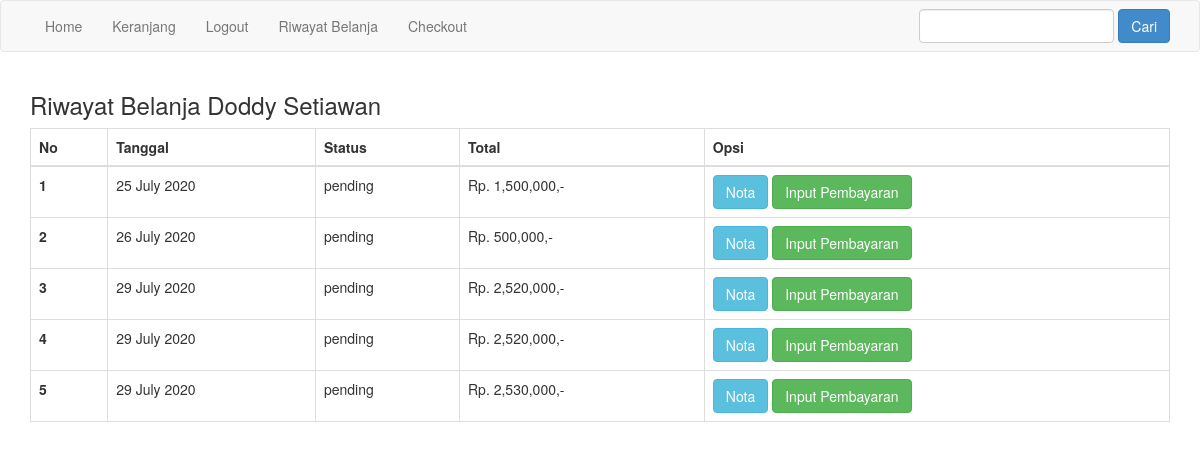
The app's page /riwayat.php (signed in) with its own data.
### tables this page shows
CREATE TABLE `pembelian` (
  `id_pembelian` int(11) NOT NULL,
  `id_pelanggan` int(11) NOT NULL,
  `tanggal_pembelian` date NOT NULL,
  `total_pembelian` int(11) NOT NULL,
  `alamat_pengiriman` text NOT NULL,
  `status_pembelian` varchar(100) NOT NULL DEFAULT 'pending',
  `resi_pengiriman` varchar(50) NOT NULL,
  `totalberat` int(11) NOT NULL,
  `provinsi` varchar(255) NOT NULL,
  `distrik` varchar(255) NOT NULL,
  `tipe` varchar(255) NOT NULL,
  `kodepos` varchar(255) NOT NULL,
  `ekspedisi` varchar(255) NOT NULL,
  `paket` varchar(255) NOT NULL,
  `ongkir` int(11) NOT NULL,
  `estimasi` varchar(255) NOT NULL
);

### riwayat.php (the view, shortened to what this page needs)
<?php
include 'koneksi.php';
?>
<!DOCTYPE html>
<html lang="en">
<head>
  <link rel="stylesheet" href="admin/assets/css/bootstrap.css">
</head>
<body>
<?php include 'templates/navbar.php'; ?>
<section class="content">
  <div class="container">
    <h3>Riwayat Belanja <?= $_SESSION['pelanggan']['nama_pelanggan']; ?></h3>
    <table class="table table-bordered">
			<thead>
				<tr>
					<th>No</th>
					<th>Tanggal</th>
					<th>Status</th>
					<th>Total</th>
					<th>Opsi</th>
				</tr>
			</thead>
			<tbody>
				<?php
				$no = 1;
				$id_pelanggan = $_SESSION['pelanggan']['id_pelanggan'];
				$ambil = $koneksi->query("SELECT * FROM pembelian WHERE id_pelanggan='$id_pelanggan'");
				?>
				<?php
				while($pecah = $ambil->fetch_assoc()):
				?>
				<tr>
					<th><?= $no++; ?></th>
					<td><?= date("d F Y", strtotime($pecah['tanggal_pembelian'])); ?></td>
					<td>
						<?= $pecah['status_pembelian']; ?><br>
					</td>
					<td>Rp. <?= number_format($pecah['total_pembelian']); ?>,-</td>
					<td>
						<a href="nota.php?id=<?= $pecah['id_pembelian']; ?>" class="btn btn-info">Nota</a>
						<?php if($pecah['status_pembelian'] == 'pending'): ?>
							<a href="pembayaran.php?id=<?= $pecah['id_pembelian']; ?>" class="btn btn-success">Input Pembayaran</a>
							<?php else: ?>
								<a href="lihat-pembayaran.php?id=<?= $pecah['id_pembelian']; ?>" class="btn btn-warning">Lihat Pembayaran</a>
						<?php endif; ?>
					</td>
				</tr>
				<?php endwhile; ?>
			</tbody>
    </table>
  </div>
</section>
</body>
</html>

### records on screen
pembelian: tanggal_pembelian "25 July 2020", status_pembelian "pending", total_pembelian "1,500,000"
pembelian: tanggal_pembelian "26 July 2020", status_pembelian "pending", total_pembelian "500,000"
pembelian: tanggal_pembelian "29 July 2020", status_pembelian "pending", total_pembelian "2,520,000"
pembelian: tanggal_pembelian "29 July 2020", status_pembelian "pending", total_pembelian "2,520,000"
pembelian: tanggal_pembelian "29 July 2020", status_pembelian "pending", total_pembelian "2,530,000"

### other values on screen
$_SESSION['pelanggan']['nama_pelanggan'] "Doddy Setiawan"
